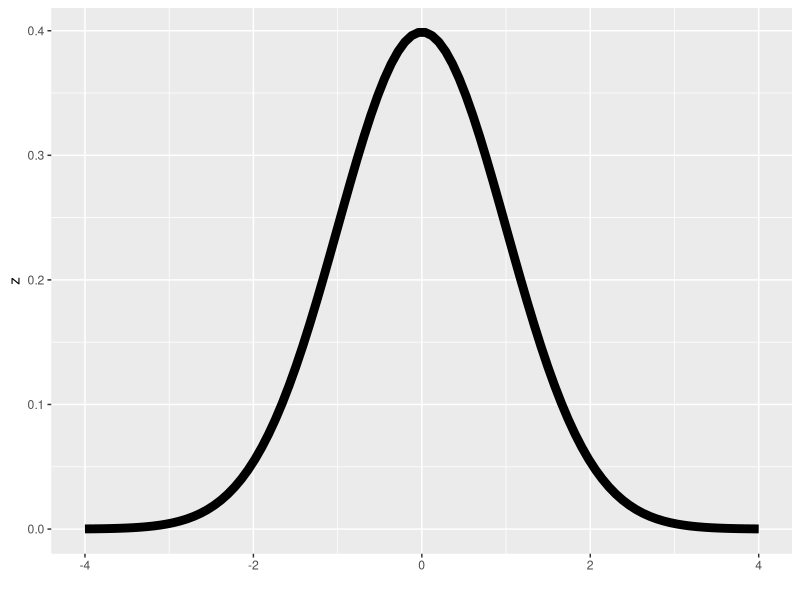
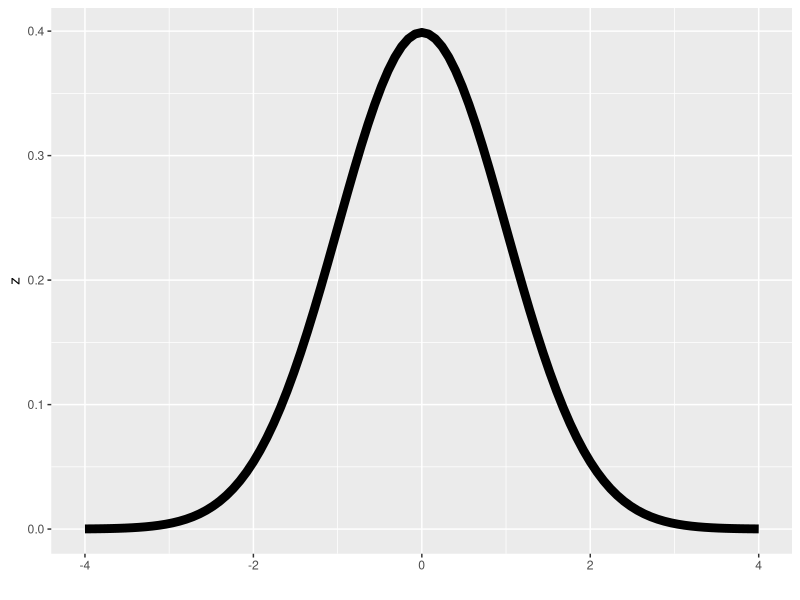
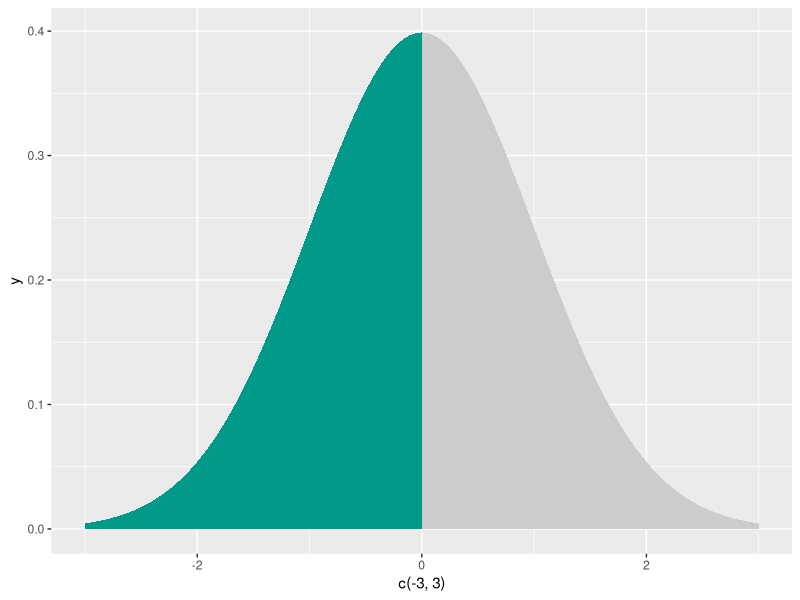
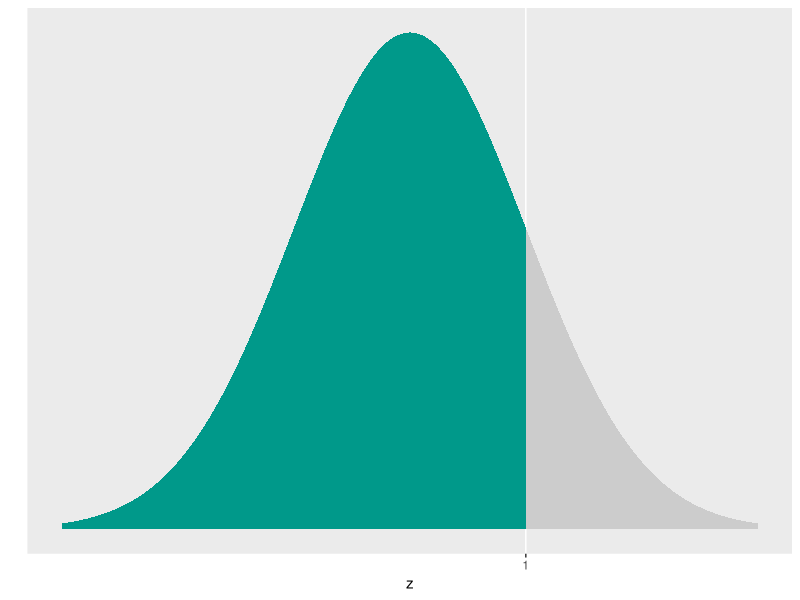

R code for these plots, in order:
## ---- chunk 1
#| message: false
library(tidyverse)
x <- seq(-4, 4, length = 100)
y <- (1/sqrt(2*pi))*exp(-x^2/2)
df <- tibble(x, y)
df %>% 
  ggplot(aes(x, y)) +
  geom_line(lwd = 3) +
  labs(x = '', y = 'z')
## ---- chunk 2
ggplot(NULL, aes(c(-3,3))) +
  geom_line(stat = "function", 
            fun = dnorm, 
            xlim = c(-4, 4), 
            lwd = 3) +
  labs(x = '', y = 'z')
## ---- chunk 3
ggplot(NULL, aes(c(-3,3))) +
  geom_area(stat = "function", fun = dnorm, 
            fill = "#00998a", xlim = c(-3, 0)) +
  geom_area(stat = "function", fun = dnorm, 
            fill = "grey80", xlim = c(0, 3))
## ---- chunk 4
ggplot(NULL, aes(c(-3,3))) +
  geom_area(stat = "function", 
            fun = dnorm, 
            fill = "#00998a", 
            xlim = c(-3, 1)) +
  geom_area(stat = "function", 
            fun = dnorm, 
            fill = "grey80", 
            xlim = c(1, 3)) +
  labs(x = "z", y = "") +
  scale_y_continuous(breaks = NULL) +
  scale_x_continuous(breaks = 1)
